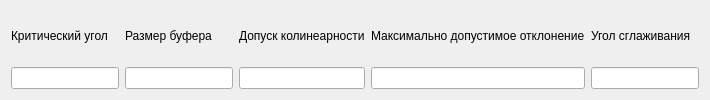
                 <widget class="QWidget" name="tab_9">
                  <attribute name="title">
                   <string>Настройки планировщика</string>
                  </attribute>
                  <layout class="QGridLayout" name="gridLayout_59">
                   <item row="0" column="2">
                    <widget class="QLabel" name="label_9">
                     <property name="text">
                      <string>Допуск колинеарности</string>
                     </property>
                    </widget>
                   </item>
                   <item row="0" column="1">
                    <widget class="QLabel" name="label_8">
                     <property name="text">
                      <string>Размер буфера</string>
                     </property>
                    </widget>
                   </item>
                   <item row="0" column="0">
                    <widget class="QLabel" name="label_7">
                     <property name="text">
                      <string>Критический угол</string>
                     </property>
                    </widget>
                   </item>
                   <item row="0" column="3">
                    <widget class="QLabel" name="label_10">
                     <property name="text">
                      <string>Максимально допустимое отклонение</string>
                     </property>
                    </widget>
                   </item>
                   <item row="0" column="4">
                    <widget class="QLabel" name="label_11">
                     <property name="text">
                      <string>Угол сглаживания</string>
                     </property>
                    </widget>
                   </item>
                   <item row="1" column="0">
                    <widget class="QLineEdit" name="lineEdit_41"/>
                   </item>
                   <item row="1" column="1">
                    <widget class="QLineEdit" name="lineEdit_42"/>
                   </item>
                   <item row="1" column="2">
                    <widget class="QLineEdit" name="lineEdit_43"/>
                   </item>
                   <item row="1" column="3">
                    <widget class="QLineEdit" name="lineEdit_44"/>
                   </item>
                   <item row="1" column="4">
                    <widget class="QLineEdit" name="lineEdit_45"/>
                   </item>
                  </layout>
                 </widget>
